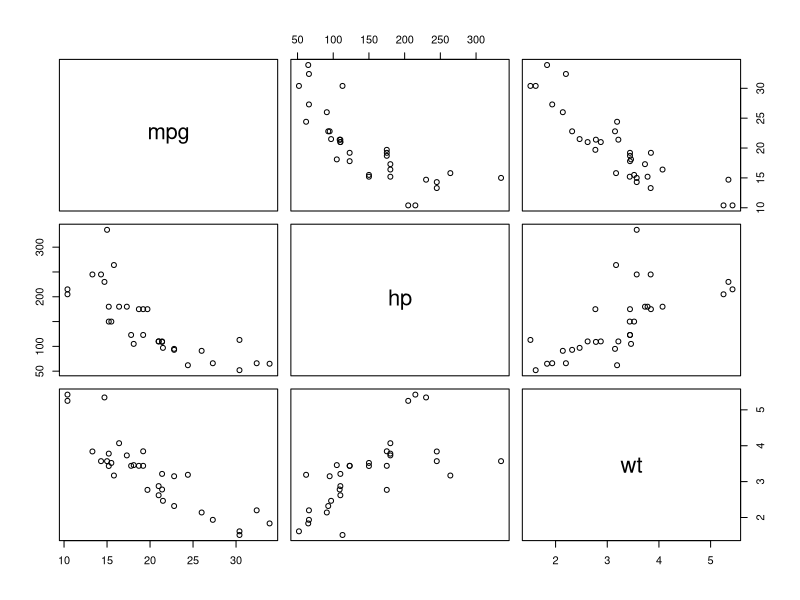
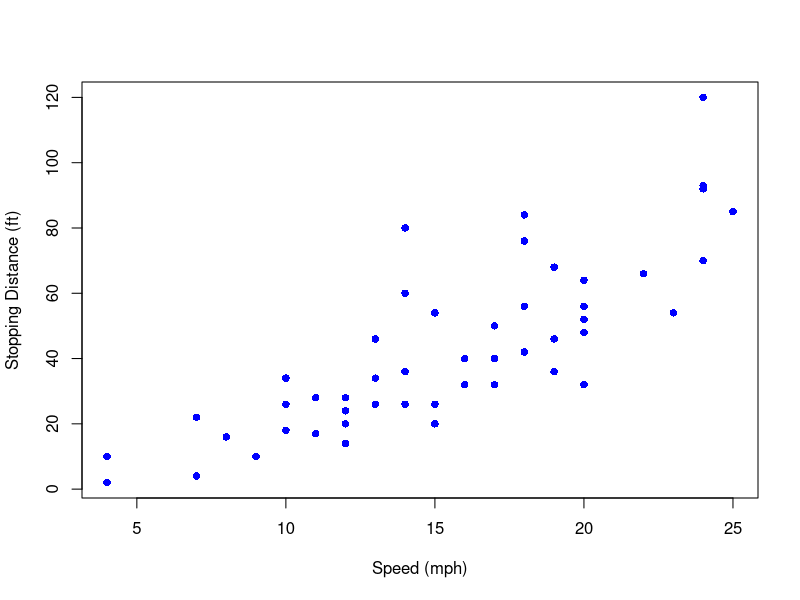
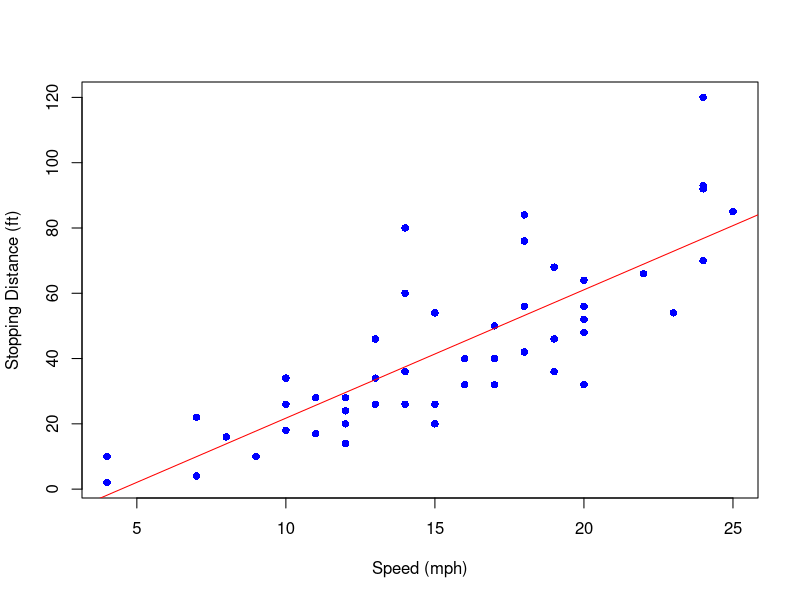
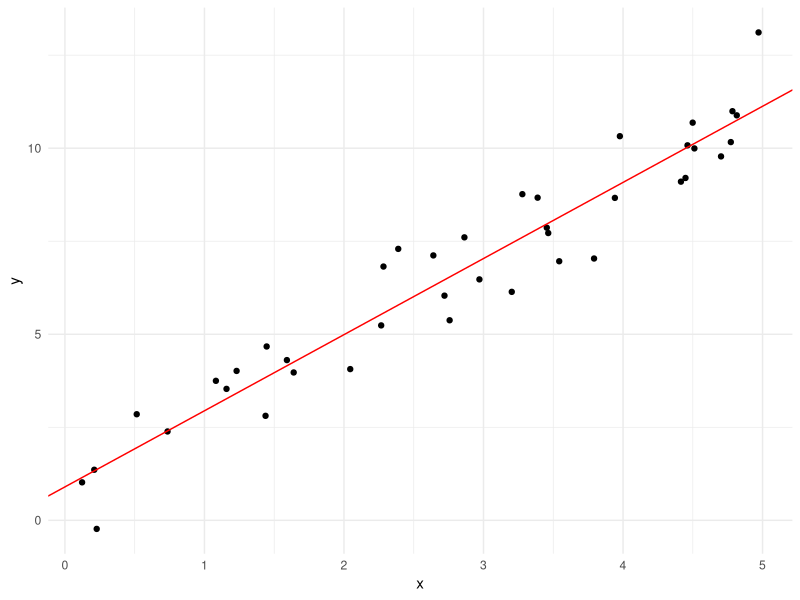
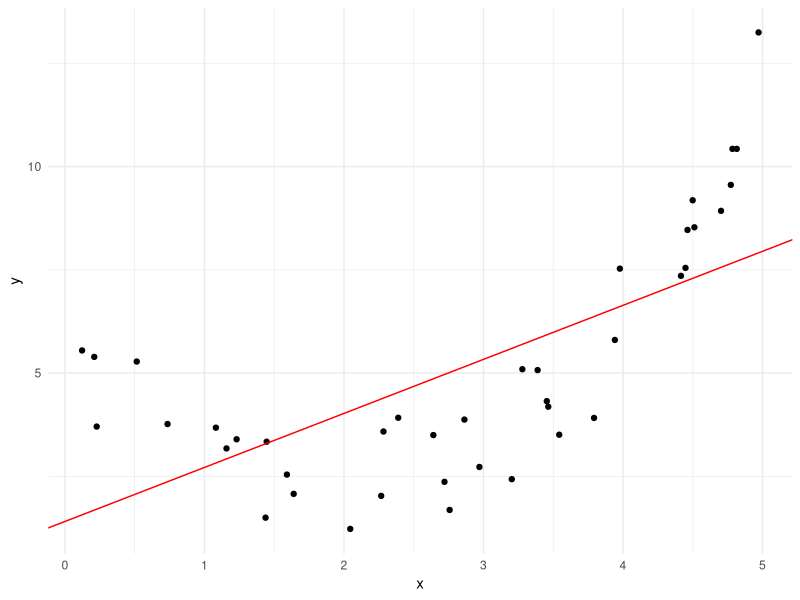
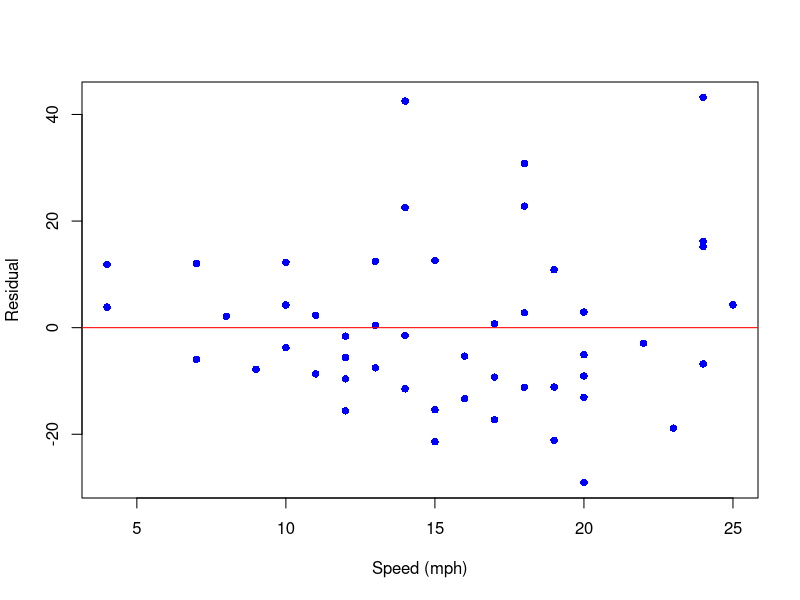
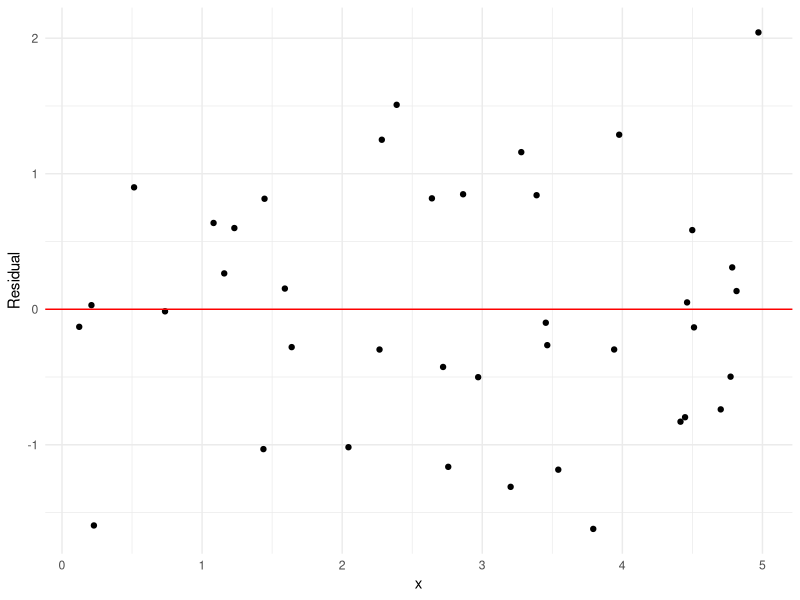
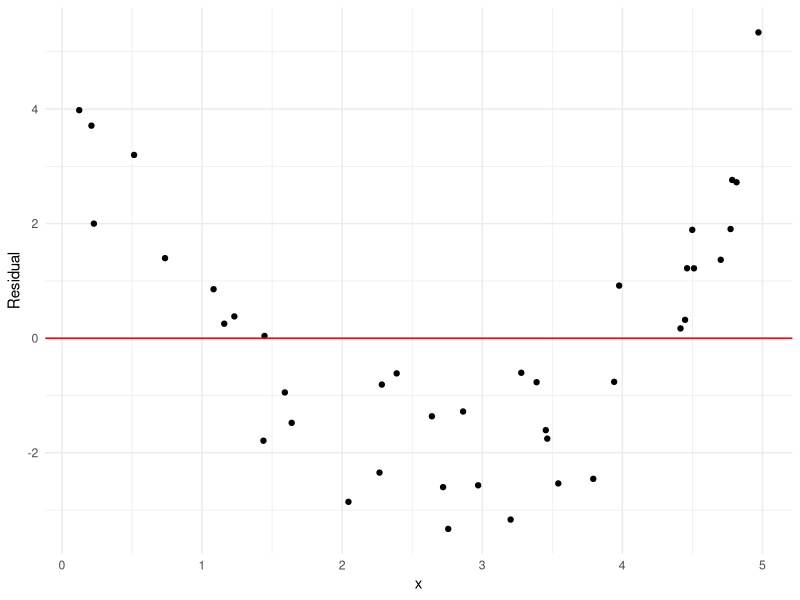

Generate these figures, in order, with R:
## ---- chunk 1
#| echo: TRUE
#| eval: TRUE
#| cache: TRUE
attach(mtcars)
cor(mpg, wt)
cov(mpg, wt)
## ---- chunk 2
#| echo: TRUE
#| eval: TRUE
#| cache: TRUE
pairs(~mpg + hp + wt, mtcars)
## ---- chunk 3
#| echo: true
#| eval: true
#| cache: true
#| message: false
#| warning: false
#| fig-width: 8
#| fig-height: 5
#| out.width: "60%"
#| fig.align: "center"
#| fig-cap: ""
plot(dist ~ speed, data = cars,
     xlab = "Speed (mph)",
     ylab = "Stopping Distance (ft)",
     pch  = 16, col = "blue")
## ---- chunk 4
#| echo: true
#| eval: true
#| cache: true
#| message: false
#| warning: false
#| fig-width: 8
#| fig-height: 5
#| out.width: "60%"
#| fig.align: "center"
#| fig-cap: ""
lm_res = lm(dist ~ speed, data = cars)
lm_res
## ---- chunk 5
#| echo: true
#| eval: true
#| cache: true
#| message: false
#| warning: false
#| fig-width: 8
#| fig-height: 5
#| out.width: "60%"
#| fig.align: "center"
#| fig-cap: ""
plot(dist ~ speed, data = cars,
     xlab = "Speed (mph)",
     ylab = "Stopping Distance (ft)", 
     pch  = 16, col  = "blue")
abline(lm_res,  col = "red")
## ---- chunk 6
#| echo: true
#| eval: true
#| cache: true
#| message: false
#| warning: false
#| fig-width: 8
#| fig-height: 5
#| out.width: "60%"
#| fig.align: "center"
#| fig-cap: ""
summary(lm_res)
## ---- chunk 7
#| echo: true
#| eval: true
#| cache: true
#| message: false
#| warning: false
#| fig-width: 8
#| fig-height: 5
#| out.width: "60%"
#| fig.align: "center"
#| fig-cap: ""
confint(lm_res)
## ---- chunk 8
#| echo: true
#| eval: true
#| cache: true
#| message: false
#| warning: false
#| fig-width: 8
#| fig-height: 5
#| out.width: "60%"
#| fig.align: "center"
#| fig-cap: ""
predict(lm_res,
        newdata = list(speed = 19.5))
# get prediction interval
predict(lm_res, 
        newdata = list(speed = 19.5),
        interval = "prediction")
## ---- chunk 9
#| echo: true
#| eval: true
#| cache: true
#| message: false
#| warning: false
#| fig-width: 8
#| fig-height: 5
#| out.width: "60%"
#| fig.align: "center"
#| fig-cap: ""
# prediction interval
predict(lm_res, 
        newdata = list(speed = 19.5),
        interval = "prediction")
# confidence interval
predict(lm_res, 
        newdata = list(speed = 19.5),
        interval = "confidence")
## ---- chunk 10
#| echo: false
#| eval: true
#| cache: true
#| message: false
#| warning: false
#| fig-width: 4
#| fig-height: 3.5
#| out.width: "100%"
#| fig.align: "center"
#| fig-cap: ""
library(tidyverse)
set.seed(123)
x <- runif(n = 40, min = 0, max = 5)
y <- rnorm(n = 40, mean = 1 + 2 * x)
lm_res <- lm(y ~ x)
ggplot(mapping = aes(x = x, y = y)) +
  geom_point(size = 1.5) +
  geom_abline(
    slope = lm_res$coefficients[2], 
    intercept = lm_res$coefficients[1],
    color = "red"
  ) + 
  theme_minimal()
## ---- chunk 11
#| echo: false
#| eval: true
#| cache: true
#| message: false
#| warning: false
#| fig-width: 4
#| fig-height: 3.5
#| out.width: "100%"
#| fig.align: "center"
#| fig-cap: ""
library(tidyverse)
set.seed(123)
x <- runif(n = 40, min = 0, max = 5)
y <- rnorm(n = 40, mean = (x - 2.5) ^ 2 + x)
lm_res <- lm(y ~ x)
ggplot(mapping = aes(x = x, y = y)) +
  geom_point(size = 1.5) +
  geom_abline(
    slope = lm_res$coefficients[2], 
    intercept = lm_res$coefficients[1],
    color = "red"
  ) + 
  theme_minimal()
## ---- chunk 12
#| echo: false
#| eval: true
#| cache: true
#| message: false
#| warning: false
#| fig-width: 8
#| fig-height: 5
#| out.width: "60%"
#| fig.align: "center"
#| fig-cap: ""
lm_res <- lm(dist ~ speed, cars)
plot(resid(lm_res) ~ speed, data = cars,
     xlab = "Speed (mph)",
     ylab = "Residual", 
     pch  = 16, col  = "blue")
abline(h = 0,  col = "red")
## ---- chunk 13
#| echo: false
#| eval: true
#| cache: true
#| message: false
#| warning: false
#| fig-width: 4
#| fig-height: 3.5
#| out.width: "100%"
#| fig.align: "center"
#| fig-cap: ""
set.seed(123)
x <- runif(n = 40, min = 0, max = 5)
y <- rnorm(n = 40, mean = 1 + 2 * x)
lm_res <- lm(y ~ x)
ggplot(mapping = aes(x = x, y = resid(lm_res))) +
  geom_point(size = 1.5) +
  geom_hline(
    yintercept = 0,
    color = "red"
  ) + 
  ylab("Residual") +
  theme_minimal()
## ---- chunk 14
#| echo: false
#| eval: true
#| cache: true
#| message: false
#| warning: false
#| fig-width: 4
#| fig-height: 3.5
#| out.width: "100%"
#| fig.align: "center"
#| fig-cap: ""
set.seed(123)
x <- runif(n = 40, min = 0, max = 5)
y <- rnorm(n = 40, mean = (x - 2.5) ^ 2 + x)
lm_res <- lm(y ~ x)
ggplot(mapping = aes(x = x, y = resid(lm_res))) +
  geom_point(size = 1.5) +
  geom_hline(
    yintercept = 0,
    color = "red"
  ) + 
  ylab("Residual") +
  theme_minimal()
## ---- chunk 15
#| echo: false
#| eval: true
#| cache: true
#| message: false
#| warning: false
#| fig-width: 4
#| fig-height: 3.5
#| out.width: "100%"
#| fig.align: "center"
#| fig-cap: ""
set.seed(123)
x <- runif(n = 80, min = 0, max = 5)
y <- rnorm(n = 80, mean = 1 + 2 * x)
lm_res <- lm(y ~ x)
ggplot(mapping = aes(x = x, y = y)) +
  geom_point(size = 1.5) +
  geom_abline(
    slope = lm_res$coefficients[2], 
    intercept = lm_res$coefficients[1],
    color = "red"
  ) + 
  theme_minimal()
## ---- chunk 16
#| echo: false
#| eval: true
#| cache: true
#| message: false
#| warning: false
#| fig-width: 4
#| fig-height: 3.5
#| out.width: "100%"
#| fig.align: "center"
#| fig-cap: ""
set.seed(125)
x <- runif(n = 80, min = 0, max = 5)
y <- 1 + 2 * x + rt(n = 80, df = 2)
lm_res <- lm(y ~ x)
ggplot(mapping = aes(x = x, y = y)) +
  geom_point(size = 1.5) +
  geom_abline(
    slope = lm_res$coefficients[2], 
    intercept = lm_res$coefficients[1],
    color = "red"
  ) + 
  theme_minimal()
## ---- chunk 17
#| echo: false
#| eval: true
#| cache: true
#| message: false
#| warning: false
#| fig-width: 8
#| fig-height: 5
#| out.width: "60%"
#| fig.align: "center"
#| fig-cap: ""
lm_res <- lm(dist ~ speed, cars)
qqnorm(resid(lm_res))
qqline(resid(lm_res))
## ---- chunk 18
#| echo: false
#| eval: true
#| cache: true
#| message: false
#| warning: false
#| fig-width: 4
#| fig-height: 3.5
#| out.width: "100%"
#| fig.align: "center"
#| fig-cap: ""
set.seed(123)
x <- runif(n = 80, min = 0, max = 5)
y <- rnorm(n = 80, mean = 1 + 2 * x)
lm_res <- lm(y ~ x)
qqnorm(resid(lm_res))
qqline(resid(lm_res))
## ---- chunk 19
#| echo: false
#| eval: true
#| cache: true
#| message: false
#| warning: false
#| fig-width: 4
#| fig-height: 3.5
#| out.width: "100%"
#| fig.align: "center"
#| fig-cap: ""
set.seed(125)
x <- runif(n = 80, min = 0, max = 5)
y <- 1 + 2 * x + rt(n = 80, df = 2)
lm_res <- lm(y ~ x)
qqnorm(resid(lm_res))
qqline(resid(lm_res))
## ---- chunk 20
#| echo: false
#| eval: true
#| cache: true
#| message: false
#| warning: false
#| fig-width: 4
#| fig-height: 3.5
#| out.width: "100%"
#| fig.align: "center"
#| fig-cap: ""
set.seed(123)
x <- runif(n = 80, min = 0, max = 5)
y <- rnorm(n = 80, mean = 1 + 2 * x)
lm_res <- lm(y ~ x)
ggplot(mapping = aes(x = x, y = y)) +
  geom_point(size = 1.5) +
  geom_abline(
    slope = lm_res$coefficients[2], 
    intercept = lm_res$coefficients[1],
    color = "red"
  ) + 
  theme_minimal()
## ---- chunk 21
#| echo: false
#| eval: true
#| cache: true
#| message: false
#| warning: false
#| fig-width: 4
#| fig-height: 3.5
#| out.width: "100%"
#| fig.align: "center"
#| fig-cap: ""
set.seed(123)
x <- runif(n = 80, min = 0, max = 5)
y <- rnorm(n = 80, mean = 1 + 2 * x, sd = .4 * x)
lm_res <- lm(y ~ x)
ggplot(mapping = aes(x = x, y = y)) +
  geom_point(size = 1.5) +
  geom_abline(
    slope = lm_res$coefficients[2], 
    intercept = lm_res$coefficients[1],
    color = "red"
  ) + 
  theme_minimal()
## ---- chunk 22
#| echo: false
#| eval: true
#| cache: true
#| message: false
#| warning: false
#| fig-width: 4
#| fig-height: 3.5
#| out.width: "100%"
#| fig.align: "center"
#| fig-cap: ""
set.seed(123)
x <- runif(n = 80, min = 0, max = 5)
y <- rnorm(n = 80, mean = 1 + 2 * x)
lm_res <- lm(y ~ x)
ggplot(mapping = aes(x = x, y = resid(lm_res))) +
  geom_point(size = 1.5) +
  geom_hline(
    yintercept = 0,
    color = "red"
  ) + 
  ylab("Residual") +
  theme_minimal()
## ---- chunk 23
#| echo: false
#| eval: true
#| cache: true
#| message: false
#| warning: false
#| fig-width: 4
#| fig-height: 3.5
#| out.width: "100%"
#| fig.align: "center"
#| fig-cap: ""
set.seed(123)
x <- runif(n = 80, min = 0, max = 5)
y <- rnorm(n = 80, mean = 1 + 2 * x, sd = .4 * x)
lm_res <- lm(y ~ x)
ggplot(mapping = aes(x = x, y = resid(lm_res))) +
  geom_point(size = 1.5) +
  geom_hline(
    yintercept = 0,
    color = "red"
  ) + 
  ylab("Residual") +
  theme_minimal()
## ---- chunk 24
#| echo: TRUE
#| eval: TRUE
#| cache: TRUE
data(mtcars)
head(mtcars)
## ---- chunk 25
#| echo: true
#| eval: true
#| cache: true
#| message: false
#| warning: false
#| fig-width: 8
#| fig-height: 5
#| out.width: "60%"
#| fig.align: "center"
#| fig-cap: ""
library(palmerpenguins)
data(penguins)
head(penguins)
## ---- chunk 26
#| echo: true
#| eval: true
#| cache: true
#| message: false
#| warning: false
#| fig-width: 8
#| fig-height: 5
#| out.width: "60%"
#| fig.align: "center"
#| fig-cap: ""
ggplot(penguins, mapping = aes(x = flipper_length_mm, y = body_mass_g)) +
  geom_point() +
  geom_smooth(method = "lm")
## ---- chunk 27
#| echo: true
#| eval: true
#| cache: true
#| message: false
#| warning: false
#| fig-width: 8
#| fig-height: 5
#| out.width: "60%"
#| fig.align: "center"
#| fig-cap: ""
lm_res <- lm(body_mass_g ~ flipper_length_mm, data = penguins)
summary(lm_res)
## ---- chunk 28
#| echo: false
#| eval: true
#| cache: true
#| message: false
#| warning: false
#| fig-width: 7
#| fig-height: 3.5
#| out.width: "100%"
#| fig.align: "center"
#| fig-cap: ""
plot(na.omit(penguins$flipper_length_mm), resid(lm_res), col = match(penguins$species, c("Adelie", "Chinstrap", "Gentoo")),
     ylab = "Observed - Predicted",  xlab = "Flipper length", pch = 16)
legend("topleft", col = c(1,2,3), legend = c("Adelie", "Chinstrap", "Gentoo"), pch = 16)
abline(h = 0)
## ---- chunk 29
#| echo: false
#| eval: true
#| cache: true
#| message: false
#| warning: false
#| fig-width: 8
#| fig-height: 3.5
#| out.width: "100%"
#| fig.align: "center"
#| fig-cap: ""
ggplot(penguins,
       mapping = aes(x =  flipper_length_mm,
                     y = body_mass_g, 
                     color = species)) +
  geom_point(alpha = .7) 
## ---- chunk 30
#| echo: true
#| eval: true
#| cache: true
#| message: false
#| warning: false
#| fig-width: 8
#| fig-height: 5
#| out.width: "60%"
#| fig.align: "center"
#| fig-cap: ""
lm_species_res <- lm(body_mass_g ~ flipper_length_mm + species,
                     data = penguins)
summary(lm_species_res)
## ---- chunk 31
#| echo: false
#| eval: true
#| cache: true
#| message: false
#| warning: false
#| fig-width: 8
#| fig-height: 5
#| out.width: "60%"
#| fig.align: "center"
#| fig-cap: ""
ggplot(penguins,
       mapping = aes(x =  flipper_length_mm,
                     y = body_mass_g, 
                     color = species)) +
  geom_point(alpha = .7) +
  geom_abline(aes(slope = lm_species_res$coefficients[2], intercept = lm_species_res$coefficients[1],color = "Adelie")) +
  geom_abline(aes(slope = lm_species_res$coefficients[2], intercept = lm_species_res$coefficients[1] + lm_species_res$coefficients[3], color = "Chinstrap")) +
  geom_abline(aes(slope = lm_species_res$coefficients[2], intercept = lm_species_res$coefficients[1] + lm_species_res$coefficients[4], color = "Gentoo"))
## ---- chunk 32
#| echo: false
#| eval: true
#| cache: true
#| message: false
#| warning: false
#| fig-width: 7
#| fig-height: 3.5
#| out.width: "100%"
#| fig.align: "center"
#| fig-cap: ""
plot(na.omit(penguins$flipper_length_mm), resid(lm_species_res), col = match(penguins$species, c("Adelie", "Chinstrap", "Gentoo")),
     ylab = "Observed - Predicted", xlab = "Flipper length", pch = 16)
legend("topleft", col = c(1,2,3), legend = c("Adelie", "Chinstrap", "Gentoo"), pch = 16)
abline(h = 0)
## ---- chunk 33
#| echo: false
#| eval: true
#| cache: true
#| message: false
#| warning: false
#| fig-width: 7
#| fig-height: 3.5
#| out.width: "100%"
#| fig.align: "center"
#| fig-cap: ""
ggplot(penguins,
       mapping = aes(x =  flipper_length_mm,
                     y = body_mass_g, 
                     color = species)) +
  geom_point(alpha = .7) +
  geom_smooth(method = "lm")
## ---- chunk 34
#| echo: true
#| eval: true
#| cache: true
#| message: false
#| warning: false
#| fig-width: 8
#| fig-height: 5
#| out.width: "60%"
#| fig.align: "center"
#| fig-cap: ""
lm_int_res <- lm(body_mass_g ~ flipper_length_mm * species,
                     data = penguins)
summary(lm_int_res)
## ---- chunk 35
#| echo: TRUE
#| eval: TRUE
#| cache: TRUE
data(mtcars)
my_lm <- lm(mpg ~ hp + wt, data = mtcars)
class(my_lm)
my_lm
## ---- chunk 36
#| echo: TRUE
#| eval: TRUE
#| cache: TRUE
names(my_lm)
## ---- chunk 37
#| echo: TRUE
#| eval: TRUE
#| cache: TRUE
summary(my_lm)
## ---- chunk 38
#| echo: FALSE
#| eval: TRUE
#| cache: TRUE
plot(my_lm,  which = 1)
## ---- chunk 39
#| echo: FALSE
#| eval: TRUE
#| cache: TRUE
plot(my_lm,  which = 2)
## ---- chunk 40
#| echo: FALSE
#| eval: TRUE
#| cache: TRUE
plot(my_lm,  which = 3)
## ---- chunk 41
#| echo: FALSE
#| eval: TRUE
#| cache: TRUE
plot(my_lm,  which = 5)
## ---- chunk 42
#| echo: TRUE
#| eval: TRUE
#| cache: TRUE
coef(my_lm)
## ---- chunk 43
#| echo: FALSE
#| eval: TRUE
#| cache: TRUE
library(ggplot2)
mod_fits <- fitted(my_lm)
my_df <- data.frame(actual = mtcars$mpg, fitted = mod_fits)
ggplot(my_df, aes(x = fitted, y = actual)) +
  geom_point() +
  geom_abline(slope = 1, intercept = 0, col = "red", lty = 2) + 
  theme_bw(base_size = 15) +
  labs(x = "Fitted values", y = "Actual values", title = "Actual vs. Fitted") +
  theme(plot.title = element_text(hjust = 0.5))
## ---- chunk 44
#| echo: TRUE
#| eval: TRUE
#| cache: TRUE
# Note: wt is in 1000s of lbs
new_obs <- data.frame(hp = c(100, 150), wt = c(3, 3.5))
predict(my_lm, new_obs)
## ---- chunk 45
#| echo: TRUE
#| eval: TRUE
#| cache: TRUE
residuals(my_lm)
## ---- chunk 46
#| echo: TRUE
#| eval: TRUE
#| cache: TRUE
no_intercept <- lm(mpg ~ hp + wt - 1, data = mtcars)
summary(no_intercept)
## ---- chunk 47
#| echo: TRUE
#| eval: TRUE
#| cache: TRUE
interact <- lm(mpg ~ hp:wt, data = mtcars)
summary(interact)
## ---- chunk 48
#| echo: TRUE
#| eval: TRUE
#| cache: TRUE
interact <- lm(mpg ~ hp*wt, data = mtcars)
summary(interact)
## ---- chunk 49
include_all <- lm(mpg ~ ., data = mtcars)
summary(include_all)
## ---- chunk 50
#| echo: false
#| eval: true
#| cache: true
#| message: false
#| warning: false
#| fig-width: 4
#| fig-height: 3.5
#| out.width: "100%"
#| fig.align: "center"
#| fig-cap: ""
library(tidyverse)
x <- runif(n = 40, min = 0, max = 5)
y <- rnorm(n = 40, mean = 1 + 2 * x)
lm_res <- lm(y ~ x)
ggplot(mapping = aes(x = x, y = y)) +
  geom_point(size = 1.5) +
  geom_abline(
    slope = lm_res$coefficients[2], 
    intercept = lm_res$coefficients[1],
    color = "red"
  ) + 
  theme_minimal()
## ---- chunk 51
#| echo: true
#| eval: true
#| cache: true
#| message: false
#| warning: false
#| fig-width: 4
#| fig-height: 3.5
#| out.width: "100%"
#| fig.align: "center"
#| fig-cap: ""
summary(lm_res)
## ---- chunk 52
#| echo: true
#| eval: true
#| cache: true
#| message: false
#| warning: false
#| fig-width: 4
#| fig-height: 3.5
#| out.width: "100%"
#| fig.align: "center"
#| fig-cap: ""
predict(lm_res, 
        newdata = list(x = 1), 
        interval = "prediction")
## ---- chunk 53
#| echo: false
#| eval: true
#| cache: true
#| message: false
#| warning: false
#| fig-width: 4
#| fig-height: 4
#| out.width: "100%"
#| fig.align: "center"
#| fig-cap: ""
x <- runif(n = 40, min = 0, max = 5)
y <- rnorm(n = 40, mean = 1 + 2 * x^3)
lm_res <- lm(y ~ x)
ggplot(mapping = aes(x = x, y = y)) +
  geom_point(size = 1.5) +
  geom_abline(
    slope = lm_res$coefficients[2], 
    intercept = lm_res$coefficients[1],
    color = "red"
  ) + 
  theme_minimal()
## ---- chunk 54
#| echo: TRUE
#| eval: TRUE
#| cache: TRUE
n <- 50
x1 <- rnorm(n)
x2 <- x1 * 2
e <- rnorm(n)
y <- 1 + 3 * x1 + e
lm(y ~ x1)
lm(y ~ x1 + x2)
## ---- chunk 55
#| echo: TRUE
#| eval: TRUE
#| cache: TRUE
x2b <- x1 * 2 + rnorm(n, sd = .01)
lm(y ~ x1 + x2b)
## ---- chunk 56
knitr::knit_exit()
